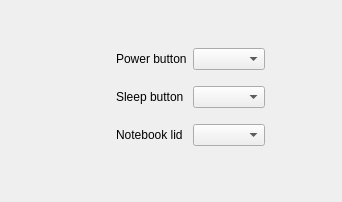
<?xml version="1.0" encoding="UTF-8"?>
<ui version="4.0">
 <class>WidgetBtnSettings</class>
 <widget class="QWidget" name="WidgetBtnSettings">
  <property name="geometry">
   <rect>
    <x>0</x>
    <y>0</y>
    <width>342</width>
    <height>202</height>
   </rect>
  </property>
  <property name="windowTitle">
   <string>Form</string>
  </property>
  <layout class="QVBoxLayout" name="verticalLayout">
   <item>
    <spacer name="verticalSpacer_2">
     <property name="orientation">
      <enum>Qt::Vertical</enum>
     </property>
     <property name="sizeHint" stdset="0">
      <size>
       <width>20</width>
       <height>14</height>
      </size>
     </property>
    </spacer>
   </item>
   <item>
    <layout class="QHBoxLayout" name="horizontalLayout">
     <item>
      <spacer name="horizontalSpacer">
       <property name="orientation">
        <enum>Qt::Horizontal</enum>
       </property>
       <property name="sizeHint" stdset="0">
        <size>
         <width>40</width>
         <height>20</height>
        </size>
       </property>
      </spacer>
     </item>
     <item>
      <layout class="QGridLayout" name="gridLayout_2">
       <item row="0" column="0">
        <widget class="QLabel" name="powerBtnImg">
         <property name="minimumSize">
          <size>
           <width>32</width>
           <height>32</height>
          </size>
         </property>
         <property name="maximumSize">
          <size>
           <width>32</width>
           <height>32</height>
          </size>
         </property>
         <property name="text">
          <string/>
         </property>
         <property name="pixmap">
          <pixmap resource="../dpower.qrc">:/images/btn_power.png</pixmap>
         </property>
         <property name="scaledContents">
          <bool>true</bool>
         </property>
        </widget>
       </item>
       <item row="0" column="1">
        <widget class="QLabel" name="label_4">
         <property name="text">
          <string>Power button</string>
         </property>
        </widget>
       </item>
       <item row="0" column="2">
        <widget class="QComboBox" name="powerBtnCB"/>
       </item>
       <item row="1" column="0">
        <widget class="QLabel" name="sleepBtnImg">
         <property name="minimumSize">
          <size>
           <width>32</width>
           <height>32</height>
          </size>
         </property>
         <property name="maximumSize">
          <size>
           <width>32</width>
           <height>32</height>
          </size>
         </property>
         <property name="text">
          <string/>
         </property>
         <property name="pixmap">
          <pixmap resource="../dpower.qrc">:/images/btn_sleep.png</pixmap>
         </property>
         <property name="scaledContents">
          <bool>true</bool>
         </property>
        </widget>
       </item>
       <item row="1" column="1">
        <widget class="QLabel" name="sleepBtnDesc">
         <property name="text">
          <string>Sleep button</string>
         </property>
        </widget>
       </item>
       <item row="1" column="2">
        <widget class="QComboBox" name="sleepBtnCB"/>
       </item>
       <item row="2" column="0">
        <widget class="QLabel" name="lidImg">
         <property name="minimumSize">
          <size>
           <width>32</width>
           <height>32</height>
          </size>
         </property>
         <property name="maximumSize">
          <size>
           <width>32</width>
           <height>32</height>
          </size>
         </property>
         <property name="text">
          <string/>
         </property>
         <property name="pixmap">
          <pixmap resource="../dpower.qrc">:/images/lid.png</pixmap>
         </property>
         <property name="scaledContents">
          <bool>true</bool>
         </property>
        </widget>
       </item>
       <item row="2" column="1">
        <widget class="QLabel" name="lidDesc">
         <property name="text">
          <string>Notebook lid</string>
         </property>
        </widget>
       </item>
       <item row="2" column="2">
        <widget class="QComboBox" name="lidCB"/>
       </item>
      </layout>
     </item>
     <item>
      <spacer name="horizontalSpacer_2">
       <property name="orientation">
        <enum>Qt::Horizontal</enum>
       </property>
       <property name="sizeHint" stdset="0">
        <size>
         <width>40</width>
         <height>20</height>
        </size>
       </property>
      </spacer>
     </item>
    </layout>
   </item>
   <item>
    <spacer name="verticalSpacer">
     <property name="orientation">
      <enum>Qt::Vertical</enum>
     </property>
     <property name="sizeHint" stdset="0">
      <size>
       <width>20</width>
       <height>40</height>
      </size>
     </property>
    </spacer>
   </item>
  </layout>
 </widget>
 <resources>
  <include location="../dpower.qrc"/>
 </resources>
 <connections/>
</ui>
